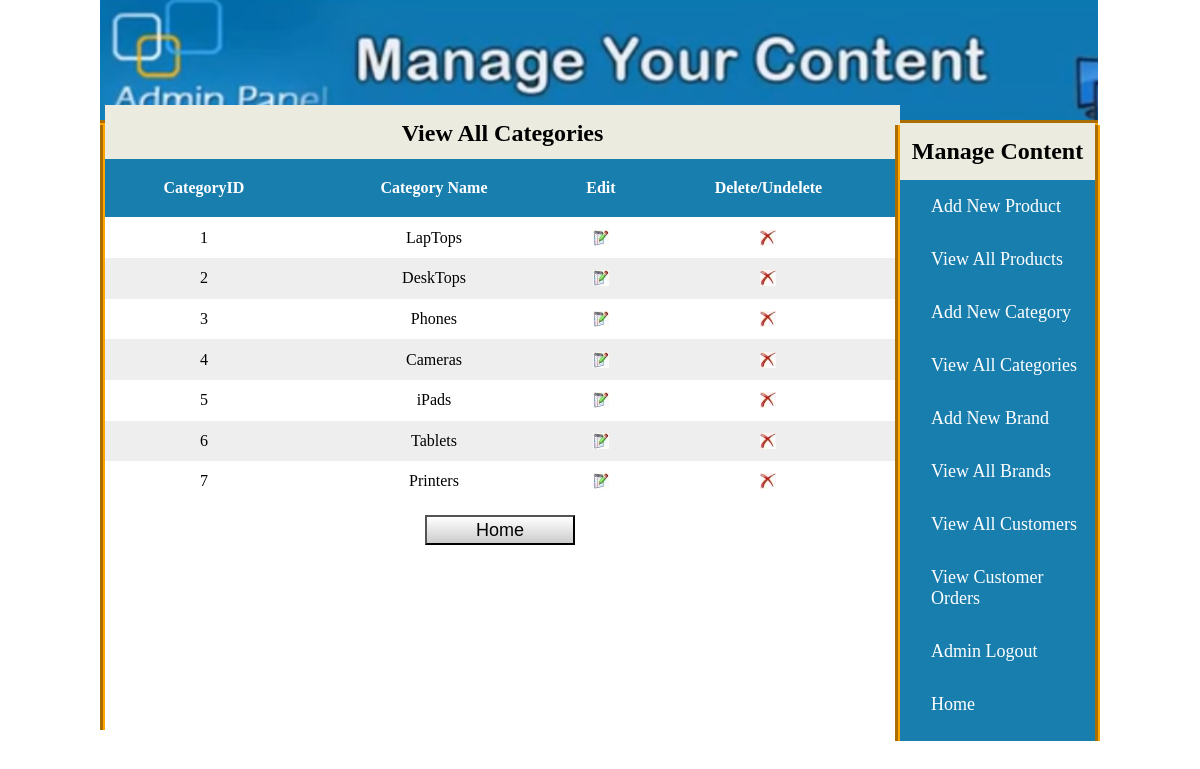
The app's page /admin_area/index.php?menukey=4 (signed in) with its own data.
### tables this page shows
CREATE TABLE tcategories 
(
	intCategoryID    			INTEGER         NOT NULL AUTO_INCREMENT,
	strCategoryTitle            VARCHAR(50)     NOT NULL,
    intCategoryStatusID			INTEGER		    NOT NULL,    
	CONSTRAINT tcategories_PK PRIMARY KEY CLUSTERED (intCategoryID)
);

### admin_area/view_categories.php (the view, shortened to what this page needs)
<link rel="stylesheet" href="styles/style5.css" media="all" />
<table width="795" align="center" bgcolor="pink">
	<tr>
		<td colspan="4" align="center"><h2>View All Categories</h2></td>
	</tr>
	<tr id="tableheader" bgcolor="#187eae">
		<th>CategoryID</th>
		<th>Category Name</th>
		<th>Edit</th>
		<th>Delete/Undelete</th>
	</tr>
	<?php
	$sql = "SELECT * FROM tcategories";
	$results = $conn->query($sql);
	$bg = '#eeeeee';
	while($row = $results->fetch(PDO::FETCH_ASSOC))
	{
		$categoryid    = $row["intCategoryID"];
		$categorytitle = $row["strCategoryTitle"];
		$statusID      = $row["intCategoryStatusID"];
		$bg = ($bg=='#eeeeee' ? '#ffffff' : '#eeeeee');
	?>
	<tr align="center" bgcolor="<?=$bg ?>">
		<td><?=$categoryid ?></td>
		<td><?=$categorytitle ?></td>
		<td>
			<a href="index.php?menukey=40&amp;CategoryID=<?=$categoryid ?>" title="Edit Category">
				<img src="images/edit.jpg" border=0>
			</a>
		</td>
		<td>
		<?php
			if($statusID == 1)
			{
			?>
				<a href="index.php?menukey=41&amp;CategoryID=<?=$categoryid ?>" title="Delete Category">
					<img src="images/delete.jpg" border=0>
				</a>
			<?php
			}
			?>
		</td>
	</tr>
	<?php
	}
	?>
</table>
<input type="button" value="Home" onclick="location.href='index.php';"/>

### admin_area/styles/style.css (style rules this page uses)
﻿ html, body, div, span, applet, object, iframe, h1, h2, h3, h4, h5, h6, p, blockquote, pre, a, abbr, acronym, address, big, cite, code, del, dfn, em, img, ins, kbd, q, s, samp, small, strike, strong, sub, sup, tt, var, b, u, i, center, dl, dt, dd, ol, ul, li, fieldset, form, label, legend, table, caption, tbody, tfoot, thead, tr, th, td, article, aside, canvas, details, embed, figure, figcaption, footer, header, hgroup, menu, nav, output, ruby, section, summary, time, mark, audio, video { margin: 0; padding: 0; border: 0; vertical-align: baseline; }

### admin_area/styles/style5.css (style rules this page uses)
table { border-collapse: collapse; min-height: 370px; }
h2 { margin-top: -35px; margin-bottom: -10px; background-color: #ebebe0; padding-top: 15px; height: 40px; }
#tableheader { line-height: 30px; color: white; }
td, th { vertical-align: middle; border-top: 10px solid transparent; }
input[type=button] { display: block; background: -moz-linear-gradient(#ffffff, #CCCCCC); background: -webkit-linear-gradient(#ffffff, #CCCCCC); background: -ms-linear-gradient(#ffffff, #CCCCCC); font-size: 18px; height: 30px; width: 150px; margin: 20px auto; transition: .2s; }

### records on screen
tcategories: intCategoryID "1", strCategoryTitle "LapTops"
tcategories: intCategoryID "2", strCategoryTitle "DeskTops"
tcategories: intCategoryID "3", strCategoryTitle "Phones"
tcategories: intCategoryID "4", strCategoryTitle "Cameras"
tcategories: intCategoryID "5", strCategoryTitle "iPads"
tcategories: intCategoryID "6", strCategoryTitle "Tablets"
tcategories: intCategoryID "7", strCategoryTitle "Printers"
